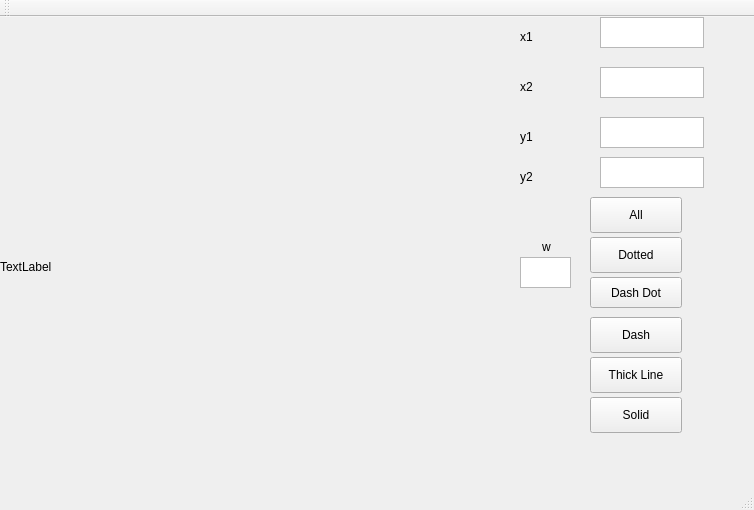
<?xml version="1.0" encoding="UTF-8"?>
<ui version="4.0">
 <class>MainWindow</class>
 <widget class="QMainWindow" name="MainWindow">
  <property name="geometry">
   <rect>
    <x>0</x>
    <y>0</y>
    <width>754</width>
    <height>510</height>
   </rect>
  </property>
  <property name="windowTitle">
   <string>MainWindow</string>
  </property>
  <widget class="QWidget" name="centralWidget">
   <widget class="QLabel" name="label">
    <property name="geometry">
     <rect>
      <x>0</x>
      <y>0</y>
      <width>500</width>
      <height>500</height>
     </rect>
    </property>
    <property name="text">
     <string>TextLabel</string>
    </property>
   </widget>
   <widget class="QLabel" name="label_2">
    <property name="geometry">
     <rect>
      <x>520</x>
      <y>10</y>
      <width>63</width>
      <height>20</height>
     </rect>
    </property>
    <property name="text">
     <string>x1</string>
    </property>
   </widget>
   <widget class="QLabel" name="label_3">
    <property name="geometry">
     <rect>
      <x>520</x>
      <y>60</y>
      <width>63</width>
      <height>20</height>
     </rect>
    </property>
    <property name="text">
     <string>x2</string>
    </property>
   </widget>
   <widget class="QLabel" name="label_4">
    <property name="geometry">
     <rect>
      <x>520</x>
      <y>110</y>
      <width>63</width>
      <height>20</height>
     </rect>
    </property>
    <property name="text">
     <string>y1</string>
    </property>
   </widget>
   <widget class="QLabel" name="label_5">
    <property name="geometry">
     <rect>
      <x>520</x>
      <y>150</y>
      <width>63</width>
      <height>20</height>
     </rect>
    </property>
    <property name="text">
     <string>y2</string>
    </property>
   </widget>
   <widget class="QLabel" name="label_6">
    <property name="geometry">
     <rect>
      <x>542</x>
      <y>220</y>
      <width>16</width>
      <height>20</height>
     </rect>
    </property>
    <property name="text">
     <string>w</string>
    </property>
   </widget>
   <widget class="QPushButton" name="pushButton">
    <property name="geometry">
     <rect>
      <x>590</x>
      <y>220</y>
      <width>92</width>
      <height>36</height>
     </rect>
    </property>
    <property name="text">
     <string>Dotted</string>
    </property>
   </widget>
   <widget class="QPushButton" name="pushButton_2">
    <property name="geometry">
     <rect>
      <x>590</x>
      <y>260</y>
      <width>92</width>
      <height>31</height>
     </rect>
    </property>
    <property name="text">
     <string>Dash Dot</string>
    </property>
   </widget>
   <widget class="QPushButton" name="pushButton_3">
    <property name="geometry">
     <rect>
      <x>590</x>
      <y>300</y>
      <width>92</width>
      <height>36</height>
     </rect>
    </property>
    <property name="text">
     <string>Dash</string>
    </property>
   </widget>
   <widget class="QPushButton" name="pushButton_4">
    <property name="geometry">
     <rect>
      <x>590</x>
      <y>380</y>
      <width>92</width>
      <height>36</height>
     </rect>
    </property>
    <property name="text">
     <string>Solid</string>
    </property>
   </widget>
   <widget class="QPushButton" name="pushButton_5">
    <property name="geometry">
     <rect>
      <x>590</x>
      <y>340</y>
      <width>92</width>
      <height>36</height>
     </rect>
    </property>
    <property name="text">
     <string>Thick Line</string>
    </property>
   </widget>
   <widget class="QPushButton" name="pushButton_6">
    <property name="geometry">
     <rect>
      <x>590</x>
      <y>180</y>
      <width>92</width>
      <height>36</height>
     </rect>
    </property>
    <property name="text">
     <string>All</string>
    </property>
   </widget>
   <widget class="QTextEdit" name="textEdit">
    <property name="geometry">
     <rect>
      <x>600</x>
      <y>0</y>
      <width>104</width>
      <height>31</height>
     </rect>
    </property>
   </widget>
   <widget class="QTextEdit" name="textEdit_2">
    <property name="geometry">
     <rect>
      <x>600</x>
      <y>50</y>
      <width>104</width>
      <height>31</height>
     </rect>
    </property>
   </widget>
   <widget class="QTextEdit" name="textEdit_3">
    <property name="geometry">
     <rect>
      <x>600</x>
      <y>100</y>
      <width>104</width>
      <height>31</height>
     </rect>
    </property>
   </widget>
   <widget class="QTextEdit" name="textEdit_4">
    <property name="geometry">
     <rect>
      <x>600</x>
      <y>140</y>
      <width>104</width>
      <height>31</height>
     </rect>
    </property>
   </widget>
   <widget class="QTextEdit" name="textEdit_5">
    <property name="geometry">
     <rect>
      <x>520</x>
      <y>240</y>
      <width>51</width>
      <height>31</height>
     </rect>
    </property>
   </widget>
  </widget>
  <widget class="QMenuBar" name="menuBar">
   <property name="geometry">
    <rect>
     <x>0</x>
     <y>0</y>
     <width>754</width>
     <height>28</height>
    </rect>
   </property>
  </widget>
  <widget class="QToolBar" name="mainToolBar">
   <attribute name="toolBarArea">
    <enum>TopToolBarArea</enum>
   </attribute>
   <attribute name="toolBarBreak">
    <bool>false</bool>
   </attribute>
  </widget>
  <widget class="QStatusBar" name="statusBar"/>
 </widget>
 <layoutdefault spacing="6" margin="11"/>
 <resources/>
 <connections/>
</ui>
